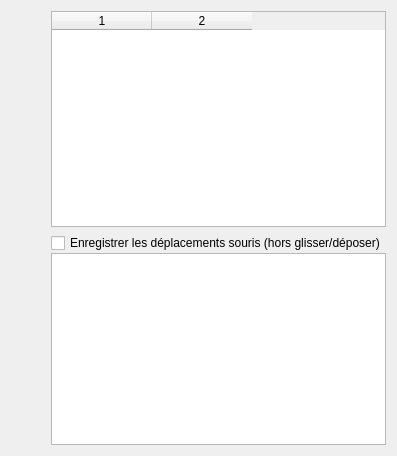
            <widget class="QWidget" name="tab_actions">
             <property name="sizePolicy">
              <sizepolicy hsizetype="Preferred" vsizetype="Preferred">
               <horstretch>0</horstretch>
               <verstretch>0</verstretch>
              </sizepolicy>
             </property>
             <attribute name="title">
              <string>Actions</string>
             </attribute>
             <layout class="QGridLayout" name="gridLayout">
              <item row="0" column="0">
               <widget class="QWidget" name="actions_widget" native="true">
                <layout class="QGridLayout" name="gridLayout_14">
                 <property name="margin">
                  <number>0</number>
                 </property>
                 <property name="spacing">
                  <number>0</number>
                 </property>
                 <item row="1" column="0">
                  <layout class="QVBoxLayout" name="verticalLayout_2">
                   <item>
                    <widget class="QPushButton" name="button_add">
                     <property name="sizePolicy">
                      <sizepolicy hsizetype="Fixed" vsizetype="Fixed">
                       <horstretch>0</horstretch>
                       <verstretch>0</verstretch>
                      </sizepolicy>
                     </property>
                     <property name="toolTip">
                      <string>Ajouter une action</string>
                     </property>
                     <property name="icon">
                      <iconset resource="../../resources.qrc">
                       <normaloff>:/images/plus.png</normaloff>:/images/plus.png</iconset>
                     </property>
                     <property name="flat">
                      <bool>true</bool>
                     </property>
                    </widget>
                   </item>
                   <item>
                    <widget class="QPushButton" name="button_del">
                     <property name="sizePolicy">
                      <sizepolicy hsizetype="Fixed" vsizetype="Fixed">
                       <horstretch>0</horstretch>
                       <verstretch>0</verstretch>
                      </sizepolicy>
                     </property>
                     <property name="toolTip">
                      <string>Supprimer l'action sélectionnée</string>
                     </property>
                     <property name="icon">
                      <iconset resource="../../resources.qrc">
                       <normaloff>:/images/minus.png</normaloff>:/images/minus.png</iconset>
                     </property>
                     <property name="flat">
                      <bool>true</bool>
                     </property>
                    </widget>
                   </item>
                   <item>
                    <widget class="QPushButton" name="button_up">
                     <property name="sizePolicy">
                      <sizepolicy hsizetype="Fixed" vsizetype="Fixed">
                       <horstretch>0</horstretch>
                       <verstretch>0</verstretch>
                      </sizepolicy>
                     </property>
                     <property name="toolTip">
                      <string>Monter l'action sélectionnée</string>
                     </property>
                     <property name="icon">
                      <iconset resource="../../resources.qrc">
                       <normaloff>:/images/up.png</normaloff>:/images/up.png</iconset>
                     </property>
                     <property name="flat">
                      <bool>true</bool>
                     </property>
                    </widget>
                   </item>
                   <item>
                    <widget class="QPushButton" name="button_down">
                     <property name="sizePolicy">
                      <sizepolicy hsizetype="Fixed" vsizetype="Fixed">
                       <horstretch>0</horstretch>
                       <verstretch>0</verstretch>
                      </sizepolicy>
                     </property>
                     <property name="toolTip">
                      <string>Descendre l'action sélectionnée</string>
                     </property>
                     <property name="icon">
                      <iconset resource="../../resources.qrc">
                       <normaloff>:/images/down.png</normaloff>:/images/down.png</iconset>
                     </property>
                     <property name="flat">
                      <bool>true</bool>
                     </property>
                    </widget>
                   </item>
                   <item>
                    <widget class="QPushButton" name="button_copy">
                     <property name="toolTip">
                      <string>Copier les actions sélectionnées</string>
                     </property>
                     <property name="text">
                      <string/>
                     </property>
                     <property name="icon">
                      <iconset resource="../../resources.qrc">
                       <normaloff>:/images/text-editor/22x22/editcopy.png</normaloff>:/images/text-editor/22x22/editcopy.png</iconset>
                     </property>
                     <property name="flat">
                      <bool>true</bool>
                     </property>
                    </widget>
                   </item>
                   <item>
                    <widget class="QPushButton" name="button_cut">
                     <property name="toolTip">
                      <string>Couper les actions sélectionnées</string>
                     </property>
                     <property name="text">
                      <string/>
                     </property>
                     <property name="icon">
                      <iconset resource="../../resources.qrc">
                       <normaloff>:/images/text-editor/22x22/editcut.png</normaloff>:/images/text-editor/22x22/editcut.png</iconset>
                     </property>
                     <property name="flat">
                      <bool>true</bool>
                     </property>
                    </widget>
                   </item>
                   <item>
                    <widget class="QPushButton" name="button_paste">
                     <property name="toolTip">
                      <string>Coller le presse-papier sous forme de nouvelles actions</string>
                     </property>
                     <property name="text">
                      <string/>
                     </property>
                     <property name="icon">
                      <iconset resource="../../resources.qrc">
                       <normaloff>:/images/text-editor/22x22/editpaste.png</normaloff>:/images/text-editor/22x22/editpaste.png</iconset>
                     </property>
                     <property name="flat">
                      <bool>true</bool>
                     </property>
                    </widget>
                   </item>
                   <item>
                    <widget class="QPushButton" name="button_paste_plain_text">
                     <property name="toolTip">
                      <string>Coller le presse-papier sous forme de nouvelles actions sans mise en forme</string>
                     </property>
                     <property name="text">
                      <string/>
                     </property>
                     <property name="icon">
                      <iconset resource="../../resources.qrc">
                       <normaloff>:/images/text-editor/22x22/editpaste.png</normaloff>:/images/text-editor/22x22/editpaste.png</iconset>
                     </property>
                     <property name="flat">
                      <bool>true</bool>
                     </property>
                    </widget>
                   </item>
                   <item>
                    <spacer name="verticalSpacer_4">
                     <property name="orientation">
                      <enum>Qt::Vertical</enum>
                     </property>
                     <property name="sizeHint" stdset="0">
                      <size>
                       <width>20</width>
                       <height>40</height>
                      </size>
                     </property>
                    </spacer>
                   </item>
                  </layout>
                 </item>
                 <item row="1" column="1">
                  <widget class="RecordsTableWidget" name="actions_list">
                   <property name="sizePolicy">
                    <sizepolicy hsizetype="Expanding" vsizetype="Expanding">
                     <horstretch>0</horstretch>
                     <verstretch>0</verstretch>
                    </sizepolicy>
                   </property>
                   <property name="focusPolicy">
                    <enum>Qt::ClickFocus</enum>
                   </property>
                   <property name="autoFillBackground">
                    <bool>true</bool>
                   </property>
                   <property name="editTriggers">
                    <set>QAbstractItemView::AllEditTriggers</set>
                   </property>
                   <property name="dragDropMode">
                    <enum>QAbstractItemView::DropOnly</enum>
                   </property>
                   <property name="selectionMode">
                    <enum>QAbstractItemView::ExtendedSelection</enum>
                   </property>
                   <property name="selectionBehavior">
                    <enum>QAbstractItemView::SelectItems</enum>
                   </property>
                   <property name="showGrid">
                    <bool>false</bool>
                   </property>
                   <property name="cornerButtonEnabled">
                    <bool>true</bool>
                   </property>
                   <property name="rowCount">
                    <number>0</number>
                   </property>
                   <property name="columnCount">
                    <number>2</number>
                   </property>
                   <attribute name="horizontalHeaderCascadingSectionResizes">
                    <bool>true</bool>
                   </attribute>
                   <attribute name="horizontalHeaderMinimumSectionSize">
                    <number>25</number>
                   </attribute>
                   <attribute name="verticalHeaderDefaultSectionSize">
                    <number>96</number>
                   </attribute>
                   <attribute name="verticalHeaderMinimumSectionSize">
                    <number>18</number>
                   </attribute>
                   <column/>
                   <column/>
                  </widget>
                 </item>
                 <item row="0" column="1">
                  <widget class="RecordTextEditToolBar" name="actions_text_toolbar" native="true"/>
                 </item>
                </layout>
               </widget>
              </item>
              <item row="1" column="0">
               <widget class="QWidget" name="automation_widget" native="true">
                <layout class="QGridLayout" name="gridLayout_7">
                 <property name="margin">
                  <number>0</number>
                 </property>
                 <property name="spacing">
                  <number>0</number>
                 </property>
                 <item row="1" column="0">
                  <layout class="QVBoxLayout" name="verticalLayout">
                   <item>
                    <widget class="QPushButton" name="button_start_record">
                     <property name="toolTip">
                      <string>Commencer l'enregistrement</string>
                     </property>
                     <property name="text">
                      <string/>
                     </property>
                     <property name="icon">
                      <iconset resource="../../resources.qrc">
                       <normaloff>:/images/micro.png</normaloff>:/images/micro.png</iconset>
                     </property>
                     <property name="flat">
                      <bool>true</bool>
                     </property>
                    </widget>
                   </item>
                   <item>
                    <widget class="QPushButton" name="button_stop_record">
                     <property name="enabled">
                      <bool>false</bool>
                     </property>
                     <property name="toolTip">
                      <string>Arrêter l'enregistrement</string>
                     </property>
                     <property name="text">
                      <string/>
                     </property>
                     <property name="icon">
                      <iconset resource="../../resources.qrc">
                       <normaloff>:/images/stop-record.png</normaloff>:/images/stop-record.png</iconset>
                     </property>
                     <property name="flat">
                      <bool>true</bool>
                     </property>
                    </widget>
                   </item>
                   <item>
                    <widget class="QPushButton" name="button_start_playback">
                     <property name="enabled">
                      <bool>false</bool>
                     </property>
                     <property name="toolTip">
                      <string>Commencer la lecture</string>
                     </property>
                     <property name="text">
                      <string/>
                     </property>
                     <property name="icon">
                      <iconset resource="../../resources.qrc">
                       <normaloff>:/images/run.png</normaloff>:/images/run.png</iconset>
                     </property>
                     <property name="flat">
                      <bool>true</bool>
                     </property>
                    </widget>
                   </item>
                   <item>
                    <widget class="QPushButton" name="button_stop_playback">
                     <property name="enabled">
                      <bool>false</bool>
                     </property>
                     <property name="toolTip">
                      <string>Arrêter la lecture</string>
                     </property>
                     <property name="text">
                      <string/>
                     </property>
                     <property name="icon">
                      <iconset resource="../../resources.qrc">
                       <normaloff>:/images/stop-record.png</normaloff>:/images/stop-record.png</iconset>
                     </property>
                     <property name="flat">
                      <bool>true</bool>
                     </property>
                    </widget>
                   </item>
                   <item>
                    <spacer name="verticalSpacer">
                     <property name="orientation">
                      <enum>Qt::Vertical</enum>
                     </property>
                     <property name="sizeHint" stdset="0">
                      <size>
                       <width>20</width>
                       <height>40</height>
                      </size>
                     </property>
                    </spacer>
                   </item>
                  </layout>
                 </item>
                 <item row="1" column="2">
                  <widget class="QTableView" name="automated_actions_list">
                   <property name="editTriggers">
                    <set>QAbstractItemView::AllEditTriggers</set>
                   </property>
                   <property name="selectionBehavior">
                    <enum>QAbstractItemView::SelectRows</enum>
                   </property>
                  </widget>
                 </item>
                 <item row="0" column="2">
                  <widget class="QCheckBox" name="automated_action_record_mouse_move">
                   <property name="toolTip">
                    <string>&lt;html&gt;&lt;head/&gt;&lt;body&gt;&lt;p&gt;Par défaut, les mouvements de la souris sont seulement enregistrés lors de glisser/déposer (drag &amp;amp; drop).&lt;/p&gt;&lt;p&gt;Cette option permet d'enregistrer tous les mouvements de la souris.&lt;/p&gt;&lt;p&gt;&lt;span style=&quot; font-weight:600;&quot;&gt;Attention&lt;/span&gt; : si cette option est activée le nombre d'enregistrements peut être très important (plusieurs dizaines de milliers).&lt;/p&gt;&lt;/body&gt;&lt;/html&gt;</string>
                   </property>
                   <property name="text">
                    <string>Enregistrer les déplacements souris (hors glisser/déposer)</string>
                   </property>
                  </widget>
                 </item>
                </layout>
               </widget>
              </item>
             </layout>
            </widget>
